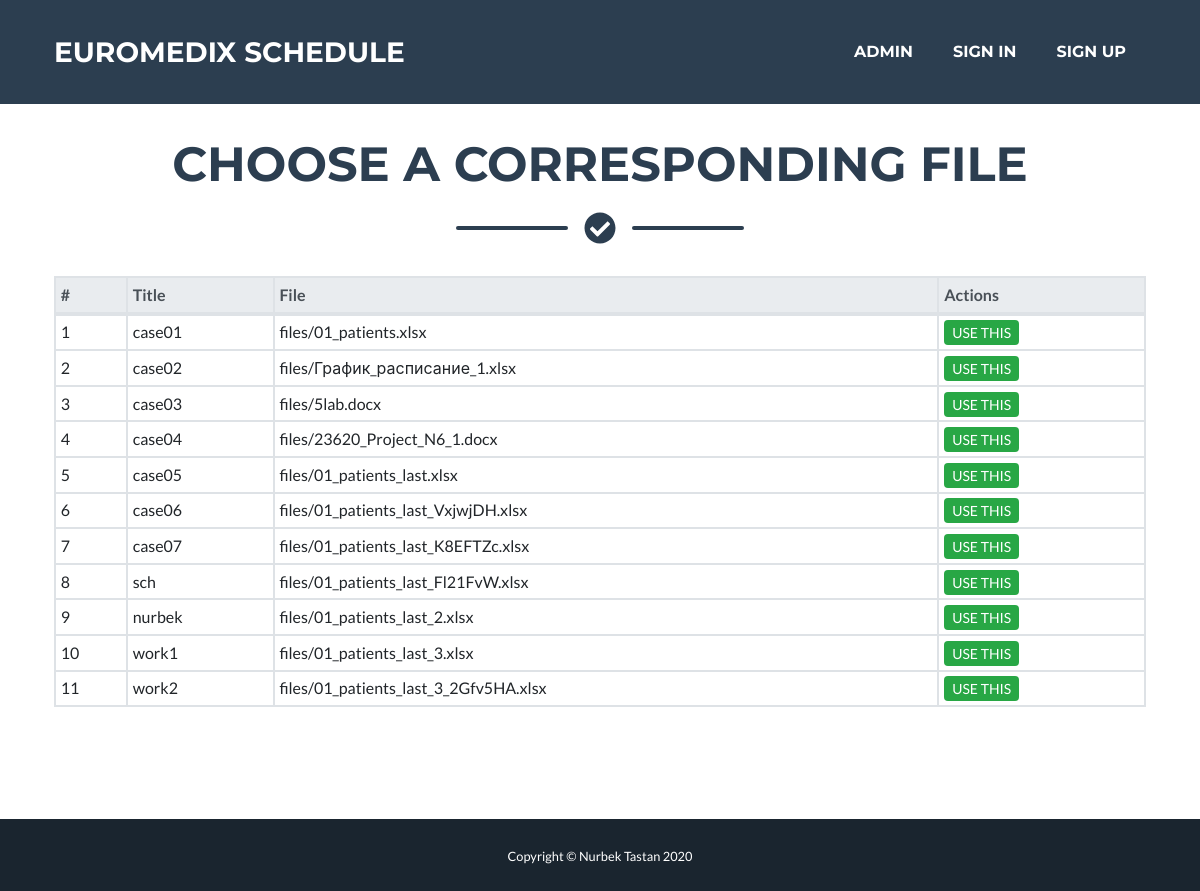
Page /schedules on the committed database.
### action/models.py (models this page shows, shortened)
class Action(models.Model):
    title = models.CharField(max_length=255)
    file = models.FileField(upload_to='files')

### action/views.py (the view)
# urls.py: path('schedules', views.list_schedule, name='list_schedule'),
def list_schedule(request):
    files = Action.objects.all()
    return render(request, 'action/list_schedule.html', {'files':files})

### action/templates/action/list_schedule.html
{% extends 'action/base.html' %}
{% load static %}
{% block jumbotron %}
    <br><br>
{% endblock %}
{% block content %}
    <h2 class="page-section-heading text-center text-uppercase text-secondary mb-0">Choose a corresponding file</h2>
    <div class="divider-custom">
        <div class="divider-custom-line"></div>
        <div class="divider-custom-icon"><i class="fas fa-check-circle"></i></div>
        <div class="divider-custom-line"></div>
    </div>
    <div class="row">
        <div class="col-md-12 col-lg-12 col-sm-12 offset-sm-0 offset-md-0 offset-lg-0">
            <table class="table table-sm table-bordered table-hover">
                <thead class="thead-light">
                <tr>
                    <th>#</th>
                    <th>Title</th>
                    <th>File</th>
                    <th>Actions</th>
                </tr>
                </thead>
                <tbody>
                {% for file in files %}
                    <tr>
                        <td>{{ file.id }}</td>
                        <td>{{ file.title }}</td>
                        <td>{{ file.file }}</td>
                        <td><a href="{% url 'schedule' file.id %}" class="btn-sm btn-success">USE THIS</a></td>
                    </tr>
                {% endfor %}
                </tbody>
            </table>
        </div>
    </div>
{% endblock %}

### action/templates/action/base.html (shortened to what this page needs)
{% load static %}
<!DOCTYPE html>
<html lang="en">
<head>
    <link href="{% static 'css/styles.css' %}" rel="stylesheet"/>
</head>
<body id="page-top">
<nav class="navbar navbar-expand-lg bg-secondary text-uppercase fixed-top" id="mainNav">
    <div class="container">
        <a class="navbar-brand js-scroll-trigger" href="{% url 'home' %}">Euromedix schedule</a>
        <div class="collapse navbar-collapse" id="navbarResponsive">
            <ul class="navbar-nav ml-auto">
                <li class="nav-item mx-0 mx-lg-1"><a class="nav-link py-3 px-0 px-lg-3 rounded js-scroll-trigger"
                                                     href="/admin">Admin</a></li>
                {% if user.is_authenticated %}
                    <li class="nav-item mx-0 mx-lg-1"><a class="nav-link py-3 px-0 px-lg-3 rounded js-scroll-trigger"
                                                     href="{% url 'coordinator_page' %}">SCHDOC</a></li>
                    <li class="nav-item mx-0 mx-lg-1"><a class="nav-link py-3 px-0 px-lg-3 rounded js-scroll-trigger"
                                                     href="{% url 'schedule' %}">DOCS</a></li>
                    <li class="nav-item mx-0 mx-lg-1"><a class="nav-link py-3 px-0 px-lg-3 rounded js-scroll-trigger"
                                                     href="{% url 'controller' %}">CONT</a></li>
                    <li class="nav-item mx-0 mx-lg-1"><a class="nav-link py-3 px-0 px-lg-3 rounded js-scroll-trigger"
                                                     href="{% url 'pacients_home' %}">PACS</a></li>
                    <li class="nav-item mx-0 mx-lg-1"><a class="nav-link py-3 px-0 px-lg-3 rounded js-scroll-trigger"
                                                     href="{% url 'devices_home' %}">DEVS</a></li>
                    <li class="nav-item mx-0 mx-lg-1"><a class="nav-link py-3 px-0 px-lg-3 rounded js-scroll-trigger"
                                                     href="{% url 'signout' %}">Sign Out</a></li>
                {% else %}
                    <li class="nav-item mx-0 mx-lg-1"><a class="nav-link py-3 px-0 px-lg-3 rounded js-scroll-trigger"
                                                     href="{% url 'signin' %}">Sign In</a></li>
                    <li class="nav-item mx-0 mx-lg-1"><a class="nav-link py-3 px-0 px-lg-3 rounded js-scroll-trigger"
                                                     href="{% url 'signup' %}">Sign Up</a></li>
                {% endif %}
            </ul>
        </div>
    </div>
</nav>
{% block jumbotron %}{% endblock %}
<section class="page-section portfolio" id="portfolio">
    <div class="container">
        {% block content %}{% endblock %}
    </div>
</section>
<div class="copyright py-4 text-center text-white">
    <div class="container"><small>Copyright © Nurbek Tastan 2020</small></div>
</div>
</body>
</html>

### rows in the picture
Action: id "1", title "case01", file "files/01_patients.xlsx"
Action: id "2", title "case02", file "files/График_расписание_1.xlsx"
Action: id "3", title "case03", file "files/5lab.docx"
Action: id "4", title "case04", file "files/23620_Project_N6_1.docx"
Action: id "5", title "case05", file "files/01_patients_last.xlsx"
Action: id "6", title "case06", file "files/01_patients_last_VxjwjDH.xlsx"
Action: id "7", title "case07", file "files/01_patients_last_K8EFTZc.xlsx"
Action: id "8", title "sch", file "files/01_patients_last_Fl21FvW.xlsx"
Action: id "9", title "nurbek", file "files/01_patients_last_2.xlsx"
Action: id "10", title "work1", file "files/01_patients_last_3.xlsx"
Action: id "11", title "work2", file "files/01_patients_last_3_2Gfv5HA.xlsx"
